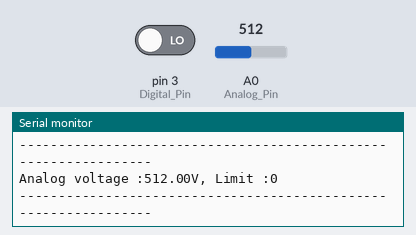
Bench run of a sketch on a simulated Arduino Uno, built with avr-gcc and run on an emulated ATmega328P. On the bench: the last lines printed to the serial monitor. The test bench sets the inputs (shaded band); at power-on: A0 (Analog_Pin) = 512, pin 3 (Digital_Pin) LOW.

Above: at 5.7 s.
5.8 s: A0 (Analog_Pin) set to 982
At 6.32 s:
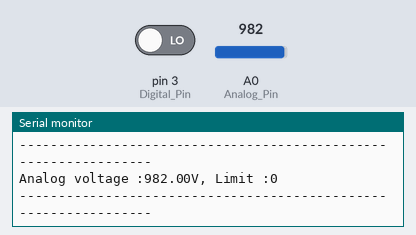
8.8 s: A0 (Analog_Pin) set to 1016
At 9.36 s:
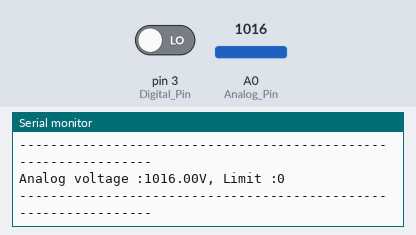
Timing chart, 0 to 11.8 s (numbered marks = the images above; inputs shaded):
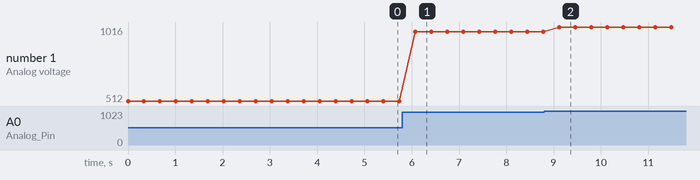

Measured:
- after the input at 5.8 s, the serial monitor: prints a new line after 0.28 s (image 1)
- after the input at 8.8 s, the serial monitor: prints a new line after 0.32 s (image 2)
- plotted number 1: 512 → 982 after the input at 5.8 s, 982 → 1016 after the input at 8.8 s

The sketch:

BIg_soung_sensor.ino
```cpp
int Analog_Pin = A0;
int Digital_Pin = 3;

void setup ()
{
  pinMode(Analog_Pin, INPUT);
  pinMode(Digital_Pin, INPUT);

  Serial.begin (9600);
}

void loop ()
{
  float Analog;
  int Digital;


  Analog = analogRead (Analog_Pin);
  Digital = digitalRead (Digital_Pin);


  Serial.print("Analog voltage :");
  Serial.print(Analog );
  Serial.print("V, ");
  Serial.print("Limit :");

  Serial.println(Digital);
  Serial.println("----------------------------------------------------------------");
  delay (300);
}
```
